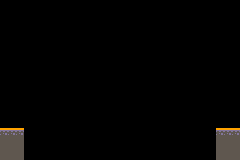

A level layout from a 2D game, rendered from its tile map. Below: a short description, then the map file with its tile-grid data intact:
An orthogonal 30x20 tile map with 8x8 px tiles, 3 tile layers (other, ground, door).

<map version="1.10" tiledversion="1.11.2" orientation="orthogonal" renderorder="right-down" width="30" height="20" tilewidth="8" tileheight="8" infinite="0" nextlayerid="4" nextobjectid="1">
 <tileset firstgid="1" source="tilemap.tsx" />
 <layer id="2" name="other" width="30" height="20">
  <data encoding="csv">
0,0,0,0,0,0,0,0,0,0,0,0,0,0,0,0,0,0,0,0,0,0,0,0,0,0,0,0,0,0,
0,0,0,0,0,0,0,0,0,0,0,0,0,0,0,0,0,0,0,0,0,0,0,0,0,0,0,0,0,0,
0,0,0,0,0,0,0,0,0,0,0,0,0,0,0,0,0,0,0,0,0,0,0,0,0,0,0,0,0,0,
0,0,0,0,0,0,0,0,0,0,0,0,0,0,0,0,0,0,0,0,0,0,0,0,0,0,0,0,0,0,
0,0,0,0,0,0,0,0,0,0,0,0,0,0,0,0,0,0,0,0,0,0,0,0,0,0,0,0,0,0,
0,0,0,0,0,0,0,0,0,0,0,0,0,0,0,0,0,0,0,0,0,0,0,0,0,0,0,0,0,0,
0,0,0,0,0,0,0,0,0,0,0,0,0,0,0,0,0,0,0,0,0,0,0,0,0,0,0,0,0,0,
0,0,0,0,0,0,0,0,0,0,0,0,0,0,0,0,0,0,0,0,0,0,0,0,0,0,0,0,0,0,
0,0,0,0,0,0,0,0,0,0,0,0,0,0,0,0,0,0,0,0,0,0,0,0,0,0,0,0,0,0,
0,0,0,0,0,0,0,0,0,0,0,0,0,0,0,0,0,0,0,0,0,0,0,0,0,0,0,0,0,0,
0,0,0,0,0,0,0,0,0,0,0,0,0,0,0,0,0,0,0,0,0,0,0,0,0,0,0,0,0,0,
0,0,0,0,0,0,0,0,0,0,0,0,0,0,0,0,0,0,0,0,0,0,0,0,0,0,0,0,0,0,
0,0,0,0,0,0,0,0,0,0,0,0,0,0,0,0,0,0,0,0,0,0,0,0,0,0,0,0,0,0,
0,0,0,0,0,0,0,0,0,0,0,0,0,0,0,0,0,0,0,0,0,0,0,0,0,0,0,0,0,0,
0,0,0,0,0,0,0,0,0,0,0,0,0,0,0,0,0,0,0,0,0,0,0,0,0,0,0,0,0,0,
0,0,0,0,0,0,0,0,0,0,0,0,0,0,0,0,0,0,0,0,0,0,0,0,0,0,0,0,0,0,
0,0,0,0,0,0,0,0,0,0,0,0,0,0,0,0,0,0,0,0,0,0,0,0,0,0,0,0,0,0,
3,3,3,0,0,0,0,0,0,0,0,0,0,0,0,0,0,0,0,0,0,0,0,0,0,0,0,3,3,3,
3,3,3,0,0,0,0,0,0,0,0,0,0,0,0,0,0,0,0,0,0,0,0,0,0,0,0,3,3,3,
3,3,3,0,0,0,0,0,0,0,0,0,0,0,0,0,0,0,0,0,0,0,0,0,0,0,0,3,3,3
</data>
 </layer>
 <layer id="1" name="ground" width="30" height="20">
  <data encoding="csv">
0,0,0,0,0,0,0,0,0,0,0,0,0,0,0,0,0,0,0,0,0,0,0,0,0,0,0,0,0,0,
0,0,0,0,0,0,0,0,0,0,0,0,0,0,0,0,0,0,0,0,0,0,0,0,0,0,0,0,0,0,
0,0,0,0,0,0,0,0,0,0,0,0,0,0,0,0,0,0,0,0,0,0,0,0,0,0,0,0,0,0,
0,0,0,0,0,0,0,0,0,0,0,0,0,0,0,0,0,0,0,0,0,0,0,0,0,0,0,0,0,0,
0,0,0,0,0,0,0,0,0,0,0,0,0,0,0,0,0,0,0,0,0,0,0,0,0,0,0,0,0,0,
0,0,0,0,0,0,0,0,0,0,0,0,0,0,0,0,0,0,0,0,0,0,0,0,0,0,0,0,0,0,
0,0,0,0,0,0,0,0,0,0,0,0,0,0,0,0,0,0,0,0,0,0,0,0,0,0,0,0,0,0,
0,0,0,0,0,0,0,0,0,0,0,0,0,0,0,0,0,0,0,0,0,0,0,0,0,0,0,0,0,0,
0,0,0,0,0,0,0,0,0,0,0,0,0,0,0,0,0,0,0,0,0,0,0,0,0,0,0,0,0,0,
0,0,0,0,0,0,0,0,0,0,0,0,0,0,0,0,0,0,0,0,0,0,0,0,0,0,0,0,0,0,
0,0,0,0,0,0,0,0,0,0,0,0,0,0,0,0,0,0,0,0,0,0,0,0,0,0,0,0,0,0,
0,0,0,0,0,0,0,0,0,0,0,0,0,0,0,0,0,0,0,0,0,0,0,0,0,0,0,0,0,0,
0,0,0,0,0,0,0,0,0,0,0,0,0,0,0,0,0,0,0,0,0,0,0,0,0,0,0,0,0,0,
0,0,0,0,0,0,0,0,0,0,0,0,0,0,0,0,0,0,0,0,0,0,0,0,0,0,0,0,0,0,
0,0,0,0,0,0,0,0,0,0,0,0,0,0,0,0,0,0,0,0,0,0,0,0,0,0,0,0,0,0,
0,0,0,0,0,0,0,0,0,0,0,0,0,0,0,0,0,0,0,0,0,0,0,0,0,0,0,0,0,0,
35,35,35,0,0,0,0,0,0,0,0,0,0,0,0,0,0,0,0,0,0,0,0,0,0,0,0,35,35,35,
0,0,0,0,0,0,0,0,0,0,0,0,0,0,0,0,0,0,0,0,0,0,0,0,0,0,0,0,0,0,
0,0,0,0,0,0,0,0,0,0,0,0,0,0,0,0,0,0,0,0,0,0,0,0,0,0,0,0,0,0,
0,0,0,0,0,0,0,0,0,0,0,0,0,0,0,0,0,0,0,0,0,0,0,0,0,0,0,0,0,0
</data>
 </layer>
 <layer id="3" name="door" width="30" height="20">
  <data encoding="csv">
0,0,0,0,0,0,0,0,0,0,0,0,0,0,0,0,0,0,0,0,0,0,0,0,0,0,0,0,0,0,
0,0,0,0,0,0,0,0,0,0,0,0,0,0,0,0,0,0,0,0,0,0,0,0,0,0,0,0,0,0,
0,0,0,0,0,0,0,0,0,0,0,0,0,0,0,0,0,0,0,0,0,0,0,0,0,0,0,0,0,0,
0,0,0,0,0,0,0,0,0,0,0,0,0,0,0,0,0,0,0,0,0,0,0,0,0,0,0,0,0,0,
0,0,0,0,0,0,0,0,0,0,0,0,0,0,0,0,0,0,0,0,0,0,0,0,0,0,0,0,0,0,
0,0,0,0,0,0,0,0,0,0,0,0,0,0,0,0,0,0,0,0,0,0,0,0,0,0,0,0,0,0,
0,0,0,0,0,0,0,0,0,0,0,0,0,0,0,0,0,0,0,0,0,0,0,0,0,0,0,0,0,0,
0,0,0,0,0,0,0,0,0,0,0,0,0,0,0,0,0,0,0,0,0,0,0,0,0,0,0,0,0,0,
0,0,0,0,0,0,0,0,0,0,0,0,0,0,0,0,0,0,0,0,0,0,0,0,0,0,0,0,0,0,
0,0,0,0,0,0,0,0,0,0,0,0,0,0,0,0,0,0,0,0,0,0,0,0,0,0,0,0,0,0,
0,0,0,0,0,0,0,0,0,0,0,0,0,0,0,0,0,0,0,0,0,0,0,0,0,0,0,0,0,0,
0,0,0,0,0,0,0,0,0,0,0,0,0,0,0,0,0,0,0,0,0,0,0,0,0,0,0,0,0,0,
0,0,0,0,0,0,0,0,0,0,0,0,0,0,0,0,0,0,0,0,0,0,0,0,0,0,0,0,0,0,
0,0,0,0,0,0,0,0,0,0,0,0,0,0,0,0,0,0,0,0,0,0,0,0,0,0,0,0,0,0,
0,0,0,0,0,0,0,0,0,0,0,0,0,0,0,0,0,0,0,0,0,0,0,0,0,0,0,0,0,0,
0,0,0,0,0,0,0,0,0,0,0,0,0,0,0,0,0,0,0,0,0,0,0,0,0,0,0,0,0,0,
0,0,0,0,0,0,0,0,0,0,0,0,0,0,0,0,0,0,0,0,0,0,0,0,0,0,0,0,0,0,
0,0,0,0,0,0,0,0,0,0,0,0,0,0,0,0,0,0,0,0,0,0,0,0,0,0,0,0,0,0,
0,0,0,0,0,0,0,0,0,0,0,0,0,0,0,0,0,0,0,0,0,0,0,0,0,0,0,0,0,0,
0,0,0,0,0,0,0,0,0,0,0,0,0,0,0,0,0,0,0,0,0,0,0,0,0,0,0,0,0,0
</data>
 </layer>
</map>
